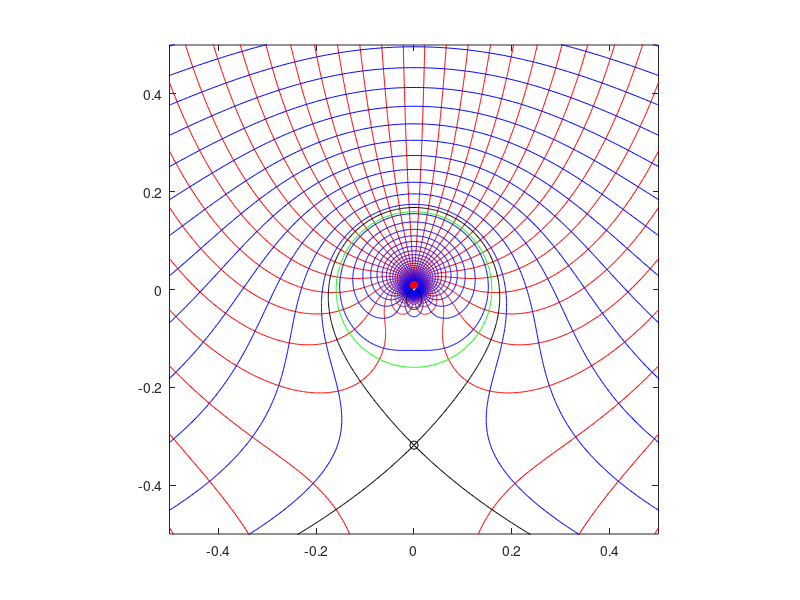

Reproduce this figure in MATLAB.
%% Implementazione flusso attorno a un cilindro con circuitazione
clc; clear all;
set(gcf,'renderer','Painters');

v = 3;
k = 3;
R=k/2/pi/v;

% Circuitazione nulla
L = 0;

% Circuitazione moderata
L = 4*pi*R*v/2;

% Circuitazione cuspide
L = 4*pi*R*v;

% Punti di ristagno esterni al moto
L = 5*pi*R*v;

th=linspace(pi/2+0.0001,-3/2*pi-0.0001,500);

r=linspace(0,10*R,500);

[r,th]=meshgrid(r,th);

phi = v.*r.*cos(th).*(1+R^2./r.^2)-L/2/pi.*th;
psi = v.*r.*sin(th).*(1-R^2./r.^2)+L/2/pi*log(r);

X=r.*cos(th);
Y=r.*sin(th);

levels = -k*v:1/4:k*v;

contour(X,Y, phi, levels, 'r')
hold on
contour(X,Y, psi, levels, 'b')

% Punti di ristagno
if L/4/pi/R/v<=1
    % Se sono sul cilindro
    y0=-L/4/pi/v;
    x0=sqrt(R^2-y0^2);
    plot([-x0 x0],[y0 y0], 'ko')
    psi0=L/2/pi*log(R);
    contour(X, Y, psi, [psi0 psi0], 'k')
else
    % Se e' fuori dal cilindro
    x0=0;
    y0=-L/4/pi/v*(1+sqrt(1-(4*pi*v*R/L)^2));
    th0=-pi/2;
    r0=abs(y0);
    psi0=v*r0*sin(th0)*(1-R^2/r0^2)+L/2/pi*log(r0);
    plot(x0, y0, 'ko')
    contour(X, Y, psi, [psi0 psi0], 'k')
end

th=linspace(pi/2+0.0001,-3/2*pi-0.0001,500);
plot(R*cos(th), R*sin(th), 'g')

axis square
axis([-0.5 0.5 -0.5 0.5])
% pbaspect([2 1 1])
hold off